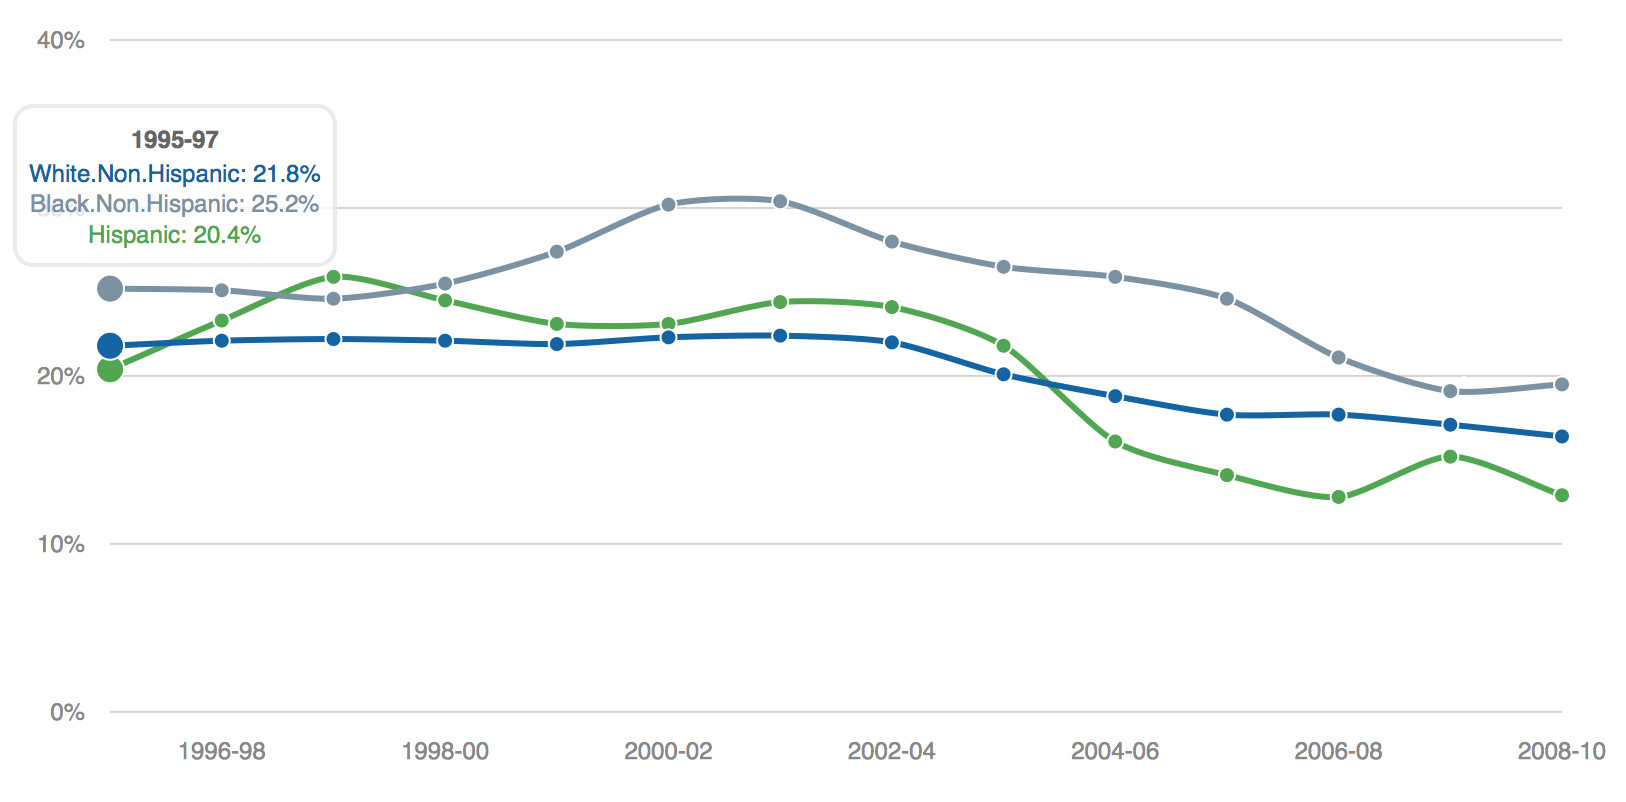

Write the R code that produced this figure.
#Percent_of_Adult_Current_Smokers_by_Sex_and_Race_Ethnicity__1995-2010

setwd( dirname(sys.frame(1)$ofile) )
smokingData <- read.csv(file="Percent_of_Adult_Current_Smokers_by_Sex_and_Race_Ethnicity__1995-2010.csv")

#plot data on graph
print(
  mPlot(
    x='Calendar.Years',
    parseTime = FALSE,
    y=list('Male..White.Non.Hispanic.Smokers.',
           'Male..Black.Non.Hispanic.Smokers.',
           'Male..Hispanic.Smokers'),
    data = smokingData,
    postUnits = "%",
    type='Line',
    labels=list('White.Non.Hispanic',
                'Black.Non.Hispanic', 
                'Hispanic'),
    xLabels='Calendar.Years'
  )
)
